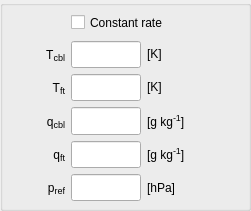
     <widget class="QGroupBox" name="species_group_ref">
      <property name="geometry">
       <rect>
        <x>10</x>
        <y>160</y>
        <width>251</width>
        <height>211</height>
       </rect>
      </property>
      <property name="title">
       <string/>
      </property>
      <widget class="QWidget" name="gridLayoutWidget_24">
       <property name="geometry">
        <rect>
         <x>10</x>
         <y>10</y>
         <width>241</width>
         <height>191</height>
        </rect>
       </property>
       <layout class="QGridLayout" name="species_ref_grid" columnminimumwidth="50,0,60">
        <property name="sizeConstraint">
         <enum>QLayout::SetMinimumSize</enum>
        </property>
        <item row="2" column="0">
         <widget class="QLabel" name="label_species_ref_Tft">
          <property name="sizePolicy">
           <sizepolicy hsizetype="Fixed" vsizetype="Preferred">
            <horstretch>0</horstretch>
            <verstretch>0</verstretch>
           </sizepolicy>
          </property>
          <property name="minimumSize">
           <size>
            <width>55</width>
            <height>0</height>
           </size>
          </property>
          <property name="maximumSize">
           <size>
            <width>55</width>
            <height>16777215</height>
           </size>
          </property>
          <property name="toolTip">
           <string/>
          </property>
          <property name="text">
           <string>&lt;html&gt;T&lt;span style=&quot; font-size:14px; vertical-align:sub;&quot;&gt;ft&lt;/span&gt;&lt;/html&gt;</string>
          </property>
          <property name="alignment">
           <set>Qt::AlignRight|Qt::AlignTrailing|Qt::AlignVCenter</set>
          </property>
         </widget>
        </item>
        <item row="2" column="1">
         <widget class="QLineEdit" name="input_species_ref_Tft">
          <property name="sizePolicy">
           <sizepolicy hsizetype="Fixed" vsizetype="Expanding">
            <horstretch>0</horstretch>
            <verstretch>0</verstretch>
           </sizepolicy>
          </property>
          <property name="minimumSize">
           <size>
            <width>70</width>
            <height>0</height>
           </size>
          </property>
          <property name="maximumSize">
           <size>
            <width>70</width>
            <height>16777215</height>
           </size>
          </property>
          <property name="toolTip">
           <string>free tropospheric temperature</string>
          </property>
          <property name="text">
           <string/>
          </property>
          <property name="alignment">
           <set>Qt::AlignRight|Qt::AlignTrailing|Qt::AlignVCenter</set>
          </property>
         </widget>
        </item>
        <item row="3" column="0">
         <widget class="QLabel" name="label_species_ref_qcbl">
          <property name="sizePolicy">
           <sizepolicy hsizetype="Fixed" vsizetype="Preferred">
            <horstretch>0</horstretch>
            <verstretch>0</verstretch>
           </sizepolicy>
          </property>
          <property name="minimumSize">
           <size>
            <width>55</width>
            <height>0</height>
           </size>
          </property>
          <property name="maximumSize">
           <size>
            <width>55</width>
            <height>16777215</height>
           </size>
          </property>
          <property name="toolTip">
           <string/>
          </property>
          <property name="text">
           <string>&lt;html&gt;q&lt;span style=&quot; font-size:14px; vertical-align:sub;&quot;&gt;cbl&lt;/span&gt;&lt;/html&gt;</string>
          </property>
          <property name="alignment">
           <set>Qt::AlignRight|Qt::AlignTrailing|Qt::AlignVCenter</set>
          </property>
         </widget>
        </item>
        <item row="3" column="1">
         <widget class="QLineEdit" name="input_species_ref_qcbl">
          <property name="sizePolicy">
           <sizepolicy hsizetype="Fixed" vsizetype="Expanding">
            <horstretch>0</horstretch>
            <verstretch>0</verstretch>
           </sizepolicy>
          </property>
          <property name="minimumSize">
           <size>
            <width>70</width>
            <height>0</height>
           </size>
          </property>
          <property name="maximumSize">
           <size>
            <width>70</width>
            <height>16777215</height>
           </size>
          </property>
          <property name="toolTip">
           <string>mixed-layer specific humidity</string>
          </property>
          <property name="text">
           <string/>
          </property>
          <property name="alignment">
           <set>Qt::AlignRight|Qt::AlignTrailing|Qt::AlignVCenter</set>
          </property>
         </widget>
        </item>
        <item row="2" column="2">
         <widget class="QLabel" name="unitlabel_species_ref_Tft">
          <property name="toolTip">
           <string/>
          </property>
          <property name="text">
           <string>&lt;html&gt;[K]&lt;/html&gt;</string>
          </property>
          <property name="alignment">
           <set>Qt::AlignLeading|Qt::AlignLeft|Qt::AlignVCenter</set>
          </property>
         </widget>
        </item>
        <item row="3" column="2">
         <widget class="QLabel" name="unitlabel_species_ref_qcbl">
          <property name="toolTip">
           <string/>
          </property>
          <property name="text">
           <string>&lt;html&gt;[g kg&lt;span style=&quot;font-size: 14px; vertical-align:super;&quot;&gt;-1&lt;/span&gt;]&lt;/html&gt;</string>
          </property>
          <property name="alignment">
           <set>Qt::AlignLeading|Qt::AlignLeft|Qt::AlignVCenter</set>
          </property>
         </widget>
        </item>
        <item row="4" column="1">
         <widget class="QLineEdit" name="input_species_ref_qft">
          <property name="sizePolicy">
           <sizepolicy hsizetype="Fixed" vsizetype="Expanding">
            <horstretch>0</horstretch>
            <verstretch>0</verstretch>
           </sizepolicy>
          </property>
          <property name="minimumSize">
           <size>
            <width>70</width>
            <height>0</height>
           </size>
          </property>
          <property name="maximumSize">
           <size>
            <width>70</width>
            <height>16777215</height>
           </size>
          </property>
          <property name="toolTip">
           <string>free tropospheric specific humidity</string>
          </property>
          <property name="text">
           <string/>
          </property>
          <property name="alignment">
           <set>Qt::AlignRight|Qt::AlignTrailing|Qt::AlignVCenter</set>
          </property>
         </widget>
        </item>
        <item row="4" column="2">
         <widget class="QLabel" name="unitlabel_species_ref_qft">
          <property name="toolTip">
           <string/>
          </property>
          <property name="text">
           <string>&lt;html&gt;[g kg&lt;span style=&quot;font-size: 14px; vertical-align:super;&quot;&gt;-1&lt;/span&gt;]&lt;/html&gt;</string>
          </property>
          <property name="alignment">
           <set>Qt::AlignLeading|Qt::AlignLeft|Qt::AlignVCenter</set>
          </property>
         </widget>
        </item>
        <item row="0" column="1" colspan="2">
         <widget class="QCheckBox" name="sw_chem_constant">
          <property name="minimumSize">
           <size>
            <width>0</width>
            <height>25</height>
           </size>
          </property>
          <property name="maximumSize">
           <size>
            <width>16777215</width>
            <height>25</height>
           </size>
          </property>
          <property name="toolTip">
           <string/>
          </property>
          <property name="layoutDirection">
           <enum>Qt::LeftToRight</enum>
          </property>
          <property name="text">
           <string>Constant rate</string>
          </property>
         </widget>
        </item>
        <item row="4" column="0">
         <widget class="QLabel" name="label_species_ref_qft">
          <property name="sizePolicy">
           <sizepolicy hsizetype="Fixed" vsizetype="Preferred">
            <horstretch>0</horstretch>
            <verstretch>0</verstretch>
           </sizepolicy>
          </property>
          <property name="minimumSize">
           <size>
            <width>55</width>
            <height>0</height>
           </size>
          </property>
          <property name="maximumSize">
           <size>
            <width>55</width>
            <height>16777215</height>
           </size>
          </property>
          <property name="toolTip">
           <string/>
          </property>
          <property name="text">
           <string>&lt;html&gt;q&lt;span style=&quot; font-size:14px; vertical-align:sub;&quot;&gt;ft&lt;/span&gt;&lt;/html&gt;</string>
          </property>
          <property name="alignment">
           <set>Qt::AlignRight|Qt::AlignTrailing|Qt::AlignVCenter</set>
          </property>
         </widget>
        </item>
        <item row="5" column="0">
         <widget class="QLabel" name="label_species_ref_pref">
          <property name="sizePolicy">
           <sizepolicy hsizetype="Fixed" vsizetype="Preferred">
            <horstretch>0</horstretch>
            <verstretch>0</verstretch>
           </sizepolicy>
          </property>
          <property name="minimumSize">
           <size>
            <width>55</width>
            <height>0</height>
           </size>
          </property>
          <property name="maximumSize">
           <size>
            <width>55</width>
            <height>16777215</height>
           </size>
          </property>
          <property name="toolTip">
           <string/>
          </property>
          <property name="text">
           <string>&lt;html&gt;p&lt;span style=&quot; font-size:14px; vertical-align:sub;&quot;&gt;ref&lt;/span&gt;&lt;/html&gt;</string>
          </property>
          <property name="alignment">
           <set>Qt::AlignRight|Qt::AlignTrailing|Qt::AlignVCenter</set>
          </property>
         </widget>
        </item>
        <item row="5" column="1">
         <widget class="QLineEdit" name="input_species_ref_pref">
          <property name="sizePolicy">
           <sizepolicy hsizetype="Fixed" vsizetype="Expanding">
            <horstretch>0</horstretch>
            <verstretch>0</verstretch>
           </sizepolicy>
          </property>
          <property name="minimumSize">
           <size>
            <width>70</width>
            <height>0</height>
           </size>
          </property>
          <property name="maximumSize">
           <size>
            <width>70</width>
            <height>16777215</height>
           </size>
          </property>
          <property name="toolTip">
           <string>reference pressure</string>
          </property>
          <property name="text">
           <string/>
          </property>
          <property name="alignment">
           <set>Qt::AlignRight|Qt::AlignTrailing|Qt::AlignVCenter</set>
          </property>
         </widget>
        </item>
        <item row="5" column="2">
         <widget class="QLabel" name="unitlabel_species_ref_pref">
          <property name="toolTip">
           <string/>
          </property>
          <property name="text">
           <string>[hPa]</string>
          </property>
          <property name="alignment">
           <set>Qt::AlignLeading|Qt::AlignLeft|Qt::AlignVCenter</set>
          </property>
         </widget>
        </item>
        <item row="1" column="2">
         <widget class="QLabel" name="unitlabel_species_ref_Tcbl">
          <property name="toolTip">
           <string/>
          </property>
          <property name="text">
           <string>&lt;html&gt;[K]&lt;/html&gt;</string>
          </property>
          <property name="alignment">
           <set>Qt::AlignLeading|Qt::AlignLeft|Qt::AlignVCenter</set>
          </property>
         </widget>
        </item>
        <item row="1" column="0">
         <widget class="QLabel" name="label_species_ref_Tcbl">
          <property name="sizePolicy">
           <sizepolicy hsizetype="Fixed" vsizetype="Preferred">
            <horstretch>0</horstretch>
            <verstretch>0</verstretch>
           </sizepolicy>
          </property>
          <property name="minimumSize">
           <size>
            <width>55</width>
            <height>0</height>
           </size>
          </property>
          <property name="maximumSize">
           <size>
            <width>55</width>
            <height>16777215</height>
           </size>
          </property>
          <property name="toolTip">
           <string/>
          </property>
          <property name="text">
           <string>&lt;html&gt;T&lt;span style=&quot; font-size:14px; vertical-align:sub;&quot;&gt;cbl&lt;/span&gt;&lt;/html&gt;</string>
          </property>
          <property name="alignment">
           <set>Qt::AlignRight|Qt::AlignTrailing|Qt::AlignVCenter</set>
          </property>
         </widget>
        </item>
        <item row="1" column="1">
         <widget class="QLineEdit" name="input_species_ref_Tcbl">
          <property name="sizePolicy">
           <sizepolicy hsizetype="Fixed" vsizetype="Expanding">
            <horstretch>0</horstretch>
            <verstretch>0</verstretch>
           </sizepolicy>
          </property>
          <property name="minimumSize">
           <size>
            <width>70</width>
            <height>0</height>
           </size>
          </property>
          <property name="maximumSize">
           <size>
            <width>70</width>
            <height>16777215</height>
           </size>
          </property>
          <property name="toolTip">
           <string>mixed-layer temperature</string>
          </property>
          <property name="text">
           <string/>
          </property>
          <property name="alignment">
           <set>Qt::AlignRight|Qt::AlignTrailing|Qt::AlignVCenter</set>
          </property>
         </widget>
        </item>
       </layout>
      </widget>
     </widget>
